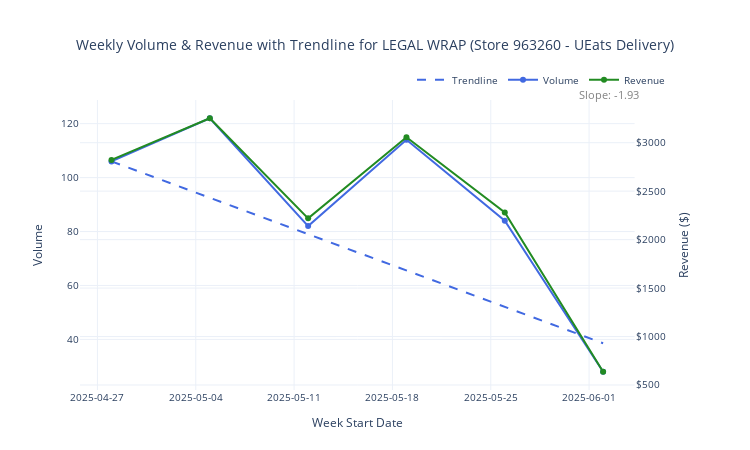

Notebook source saved alongside this figure:
### Code cell
import pandas as pd
import plotly.graph_objects as go
from plotly.subplots import make_subplots

# Filter and sort data
df = result[(result['MenuItemName'] == 'LEGAL WRAP') &
            (result['StoreId'] == 963260) &
            (result['OrderType'] == 'UEats-Delivery')].sort_values('WeekStartDate')

# Group data
groups = df.groupby(['StoreId', 'OrderType'])
n = len(groups)

# Create subplots with secondary y-axis
fig = make_subplots(
    rows=n, cols=1, shared_xaxes=False,
    specs=[[{"secondary_y": True}] for _ in range(n)],
    # subplot_titles=[f"Store {store} - {order}" for (store, order) in groups.groups.keys()],
    vertical_spacing=0.12
)

for i, ((store, order), group) in enumerate(groups, start=1):
    group = group.sort_values('WeekStartDate')
    
    # Prepare trendline
    x_ord = group['WeekStartDate'].map(pd.Timestamp.toordinal)
    slope = group['TrendSlope'].iloc[0]
    intercept = group['item_weekly_volumn'].iloc[0] - slope * x_ord.iloc[0]
    trend_y = slope * x_ord + intercept


    
        # Trendline (blue dashed)
    fig.add_trace(go.Scatter(
        x=group['WeekStartDate'],
        y=trend_y,
        mode='lines',
        name='Trendline',
        line=dict(color='royalblue', dash='dash', width=2),
        showlegend=(i == 1)
    ), row=i, col=1, secondary_y=False)

    # Volume line with labels slightly above
    fig.add_trace(go.Scatter(
        x=group['WeekStartDate'],
        y=group['item_weekly_volumn'],
        mode='lines+markers+text',
        name='Volume',
        line=dict(color='royalblue', width=2),
        marker=dict(size=6),
        # text=[str(v) for v in group['item_weekly_volumn']],
        textposition='top center',
        textfont=dict(size=10),
        showlegend=(i == 1)
    ), row=i, col=1, secondary_y=False)

    # Revenue line with labels further below
    fig.add_trace(go.Scatter(
        x=group['WeekStartDate'],
        y=group['item_weekly_revenue'],
        mode='lines+markers+text',
        name='Revenue',
        line=dict(color='forestgreen', width=2),
        marker=dict(size=6),
        # text=[f"${v:,.0f}\n" for v in group['item_weekly_revenue']],  # add newline for spacing hack
        # textposition='bottom center',
        textfont=dict(size=10),
        showlegend=(i == 1)
    ), row=i, col=1, secondary_y=True)
    fig.add_annotation(
        text=f"Slope: {slope:.2f}",
        xref="paper", yref="paper",
        x=0.95, y=1 - (i - 1) / n + 0.05,
        showarrow=False,
        font=dict(color="gray", size=11),
        align="right"
    )

# Layout settings
fig.update_layout(
    height=450 * n,
    width=750,
    title_text="Weekly Volume & Revenue with Trendline for LEGAL WRAP (Store 963260 - UEats Delivery)",
    template='plotly_white',
    legend=dict(
        orientation='h',
        yanchor='bottom',
        y=1.02,
        xanchor='right',
        x=1
    ),
    margin=dict(t=100, b=60)
)
fig.update_layout(
    title_font=dict(size=16),          # smaller main title font
    legend_font=dict(size=10),         # smaller legend font
    font=dict(size=10),                # default font size for tick labels, axis titles, etc.
)

fig.update_xaxes( title_font=dict(size=12))
fig.update_yaxes( title_font=dict(size=12))

# Axis titles and formatting
fig.update_yaxes(title_text="Volume", secondary_y=False, zeroline=True, zerolinecolor='lightgray')
fig.update_yaxes(title_text="Revenue ($)", secondary_y=True, tickprefix="$", zeroline=True, zerolinecolor='lightgray')

fig.update_xaxes(title_text="Week Start Date", tickformat="%Y-%m-%d")
fig.update_layout(
    title={
        'text': "Weekly Volume & Revenue with Trendline for LEGAL WRAP (Store 963260 - UEats Delivery)",
        'font': {'size': 14},   # smaller size here (default is bigger)
        'x': 0.5,               # center title horizontally
        'xanchor': 'center'
    }
)

fig.show()

### Figure 1 — Plotly figure (JSON) as saved in the notebook; plotly's stock layout.template omitted (floating-point values rounded to 4 significant figures)
{"data": [{"line": {"color": "royalblue", "dash": "dash", "width": 2}, "mode": "lines", "name": "Trendline", "showlegend": true, "type": "scatter", "x": ["2025-04-28T00:00:00", "2025-05-05T00:00:00", "2025-05-12T00:00:00", "2025-05-19T00:00:00", "2025-05-26T00:00:00", "2025-06-02T00:00:00"], "xaxis": "x", "y": [106, 92.51, 79.03, 65.54, 52.06, 38.57], "yaxis": "y"}, {"line": {"color": "royalblue", "width": 2}, "marker": {"size": 6}, "mode": "lines+markers+text", "name": "Volume", "showlegend": true, "textfont": {"size": 10}, "textposition": "top center", "type": "scatter", "x": ["2025-04-28T00:00:00", "2025-05-05T00:00:00", "2025-05-12T00:00:00", "2025-05-19T00:00:00", "2025-05-26T00:00:00", "2025-06-02T00:00:00"], "xaxis": "x", "y": [106, 122, 82, 114, 84, 28], "yaxis": "y"}, {"line": {"color": "forestgreen", "width": 2}, "marker": {"size": 6}, "mode": "lines+markers+text", "name": "Revenue", "showlegend": true, "textfont": {"size": 10}, "type": "scatter", "x": ["2025-04-28T00:00:00", "2025-05-05T00:00:00", "2025-05-12T00:00:00", "2025-05-19T00:00:00", "2025-05-26T00:00:00", "2025-06-02T00:00:00"], "xaxis": "x", "y": [2822.0, 3252.0, 2220.0, 3056.0, 2281.0, 636.6], "yaxis": "y2"}], "layout": {"annotations": [{"align": "right", "font": {"color": "gray", "size": 11}, "showarrow": false, "text": "Slope: -1.93", "x": 0.95, "xref": "paper", "y": 1.05, "yref": "paper"}], "font": {"size": 10}, "height": 450, "legend": {"font": {"size": 10}, "orientation": "h", "x": 1, "xanchor": "right", "y": 1.02, "yanchor": "bottom"}, "margin": {"b": 60, "t": 100}, "title": {"font": {"size": 14}, "text": "Weekly Volume & Revenue with Trendline for LEGAL WRAP (Store 963260 - UEats Delivery)", "x": 0.5, "xanchor": "center"}, "width": 750, "xaxis": {"anchor": "y", "domain": [0, 0.94], "tickformat": "%Y-%m-%d", "title": {"font": {"size": 12}, "text": "Week Start Date"}}, "yaxis": {"anchor": "x", "domain": [0, 1], "title": {"font": {"size": 12}, "text": "Volume"}, "zeroline": true, "zerolinecolor": "lightgray"}, "yaxis2": {"anchor": "x", "overlaying": "y", "side": "right", "tickprefix": "$", "title": {"font": {"size": 12}, "text": "Revenue ($)"}, "zeroline": true, "zerolinecolor": "lightgray"}}}
